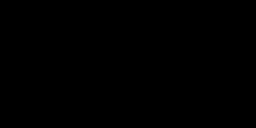
Frame 1 (no input)
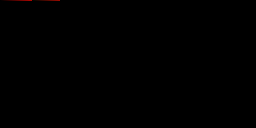
Frame 60 (the mouse pressed at the canvas centre just before this capture)
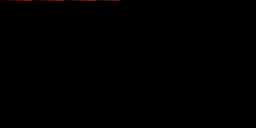
Frame 120 (the mouse held since frame 60 and released just before this capture)

The Processing sketch that drew these frames (run headless with seeded random() and noise(); from frame 60 on, the mouse is pressed at the canvas centre):

// Processing sketch: pixel
// ── pixel.pde
void setup(){
  size(256,128);
  background(0);
  frameRate(2400);
}
int i=0;
void draw() {
  stroke(i<<3&255,i>>2&255,i>>7&255);
  point(i&255,i/256);
  i++;
}
